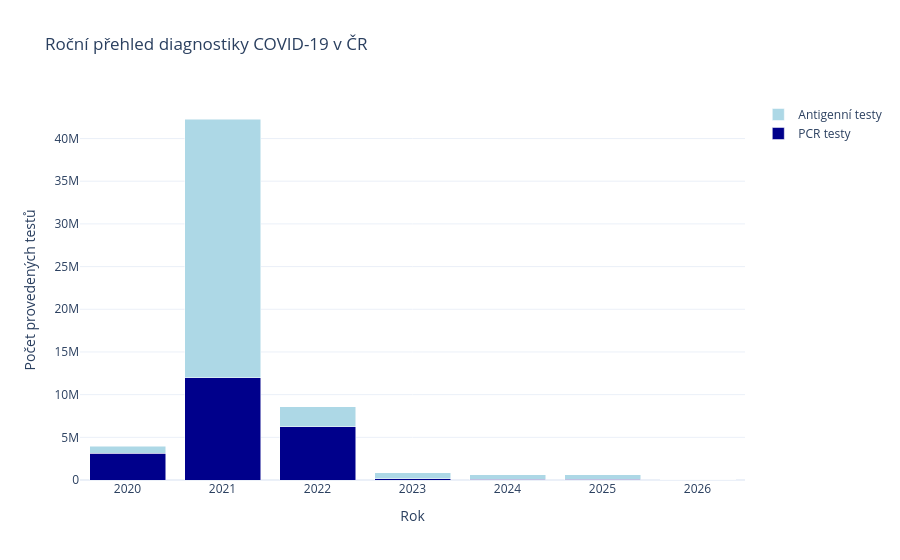

Write notebook code for a chart like this one.
### Code cell
# Příprava dat pro testy
df_testy_rocni = df_covid_umrti_hosp_cr.assign(
    rok=pd.to_datetime(df_covid_umrti_hosp_cr['Datum']).dt.year
).groupby('rok').agg({
    'Počet antigenních testů': 'sum',
    'Počet PCR testů': 'sum'
}).reset_index()

fig_testy = go.Figure()
fig_testy.add_trace(go.Bar(x=df_testy_rocni['rok'], y=df_testy_rocni['Počet PCR testů'], name='PCR testy', marker_color='darkblue'))
fig_testy.add_trace(go.Bar(x=df_testy_rocni['rok'], y=df_testy_rocni['Počet antigenních testů'], name='Antigenní testy', marker_color='lightblue'))

fig_testy.update_layout(
    title='Roční přehled diagnostiky COVID-19 v ČR',
    xaxis_title='Rok',
    yaxis_title='Počet provedených testů',
    barmode='stack', # Skládaný graf ukáže celkový objem i podíl typů
    template='plotly_white',
    hovermode="x unified"
)
fig_testy.show()

### Figure 1 — Plotly figure (JSON) as saved in the notebook; plotly's stock layout.template omitted (floating-point values rounded to 4 significant figures)
{"data": [{"marker": {"color": "darkblue"}, "name": "PCR testy", "type": "bar", "x": [2020.0, 2021.0, 2022.0, 2023.0, 2024.0, 2025.0, 2026.0], "y": [3114000.0, 11960000.0, 6265000.0, 157700.0, 88730.0, 67300.0, 3673.0]}, {"marker": {"color": "lightblue"}, "name": "Antigenní testy", "type": "bar", "x": [2020.0, 2021.0, 2022.0, 2023.0, 2024.0, 2025.0, 2026.0], "y": [848400.0, 30320000.0, 2304000.0, 671200.0, 552100.0, 532400.0, 24270.0]}], "layout": {"barmode": "stack", "hovermode": "x unified", "title": {"text": "Roční přehled diagnostiky COVID-19 v ČR"}, "xaxis": {"title": {"text": "Rok"}}, "yaxis": {"title": {"text": "Počet provedených testů"}}}}
